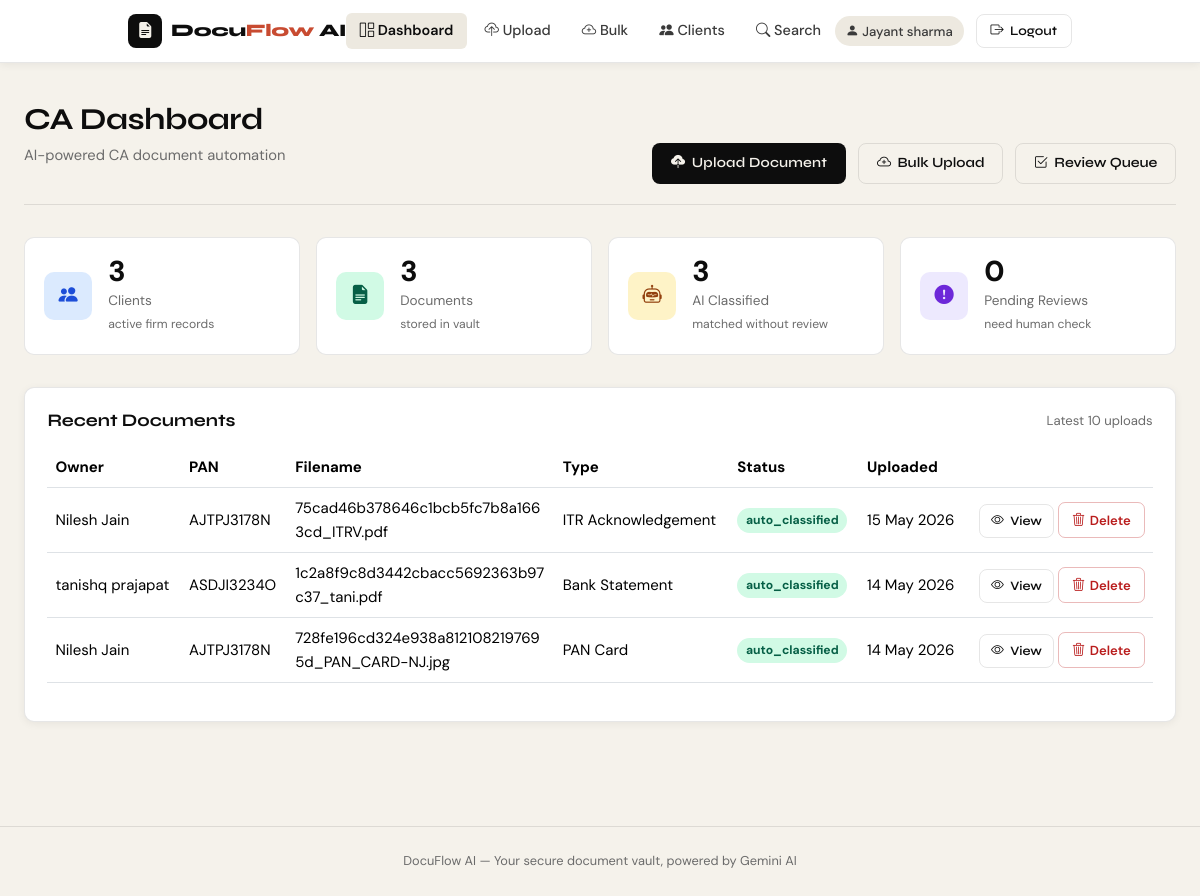
The app's page /dashboard (signed in) with its own data.
### app/models/document.py (models this page shows)
class Document(db.Model):
    __tablename__ = "documents"
    id = db.Column(
        db.Integer,
        primary_key=True
    )
    firm_id = db.Column(
        db.Integer,
        db.ForeignKey("firms.id"),
        nullable=False
    )
    client_id = db.Column(
        db.Integer,
        db.ForeignKey("clients.id")
    )
    uploaded_by = db.Column(
        db.Integer,
        db.ForeignKey("users.id")
    )
    filename = db.Column(
        db.String(255),
        nullable=False
    )
    document_type = db.Column(
        db.String(100)
    )
    assessment_year = db.Column(
        db.String(20)
    )
    confidence_score = db.Column(
        db.Float
    )
    status = db.Column(
        db.String(50),
        default="pending_review"
    )
    extracted_text = db.Column(
        db.Text
    )
    extracted_json = db.Column(
        db.JSON
    )
    google_drive_file_id = db.Column(
        db.String(255)
    )
    uploaded_at = db.Column(
        db.DateTime,
        server_default=db.func.now()
    )

### app/models/client.py (models this page shows)
class Client(db.Model):
    __tablename__ = "clients"
    id = db.Column(
        db.Integer,
        primary_key=True
    )
    firm_id = db.Column(
        db.Integer,
        db.ForeignKey("firms.id"),
        nullable=False
    )
    client_name = db.Column(
        db.String(255),
        nullable=False
    )
    mobile = db.Column(
        db.String(20)
    )
    email = db.Column(
        db.String(255)
    )
    pan_number = db.Column(
        db.String(20),
        nullable=False
    )
    aadhaar_number = db.Column(
        db.String(20)
    )
    created_at = db.Column(
        db.DateTime,
        server_default=db.func.now()
    )
    client_type = db.Column(
    db.String(50)
)
    is_primary_personal = db.Column(
    db.Boolean,
    default=False
)
    is_active = db.Column(
    db.Boolean,
    default=True,
    nullable=False
)
    google_drive_folder_id = db.Column(
    db.String(255)
)

### app/routes/documents.py (the view)
@documents_bp.route("/dashboard")
@login_required
def dashboard():
    firm_id = session["firm_id"]
    total_clients = Client.query.filter_by(firm_id=firm_id).count()
    total_documents = Document.query.filter_by(firm_id=firm_id).count()
    pending_reviews = Document.query.filter_by(
        firm_id=firm_id, status="pending_review"
    ).count()
    ai_classified = Document.query.filter_by(
        firm_id=firm_id, status="auto_classified"
    ).count()
    documents = (
        db.session.query(
            Document,
            Client.client_name,
            Client.pan_number,
        )
        .outerjoin(Client, Document.client_id == Client.id)
        .filter(Document.firm_id == firm_id)
        .order_by(Document.uploaded_at.desc())
        .limit(10)
        .all()
    )
    return render_template(
        "dashboard.html",
        total_clients=total_clients,
        total_documents=total_documents,
        pending_reviews=pending_reviews,
        ai_classified=ai_classified,
        documents=documents,
    )

### app/utils/access_control.py (called while the page is built, shortened)
def login_required(f):
    @wraps(f)
    def decorated(*args, **kwargs):
        if "user_id" not in session:
            return redirect(url_for("auth.login"))
        return f(*args, **kwargs)
    return decorated

### app/templates/dashboard.html (shortened to what this page needs)
{% extends "base.html" %}
{% block content %}
<div class="page-header">
  <div>
    <h1>CA Dashboard</h1>
    <p class="subtitle">AI-powered CA document automation</p>
  </div>
  <div class="dashboard-actions">
    <a href="{{ url_for('documents.upload') }}" class="btn-primary-custom">
      <i class="bi bi-cloud-upload-fill"></i> Upload Document
    </a>
    <a href="{{ url_for('documents.bulk_upload') }}" class="btn-outline-custom">
      <i class="bi bi-cloud-plus"></i> Bulk Upload
    </a>
    <a href="{{ url_for('documents.review_queue') }}" class="btn-outline-custom">
      <i class="bi bi-check2-square"></i> Review Queue
    </a>
  </div>
</div>
<div class="stats-row">
  <div class="stat-card">
    <div class="stat-icon blue"><i class="bi bi-people-fill"></i></div>
    <div>
      <div class="stat-val">{{ total_clients }}</div>
      <div class="stat-label">Clients</div>
      <div class="stat-note">active firm records</div>
    </div>
  </div>
  <div class="stat-card">
    <div class="stat-icon green"><i class="bi bi-file-earmark-text-fill"></i></div>
    <div>
      <div class="stat-val">{{ total_documents }}</div>
      <div class="stat-label">Documents</div>
      <div class="stat-note">stored in vault</div>
    </div>
  </div>
  <div class="stat-card">
    <div class="stat-icon amber"><i class="bi bi-robot"></i></div>
    <div>
      <div class="stat-val">{{ ai_classified }}</div>
      <div class="stat-label">AI Classified</div>
      <div class="stat-note">matched without review</div>
    </div>
  </div>
  <div class="stat-card">
    <div class="stat-icon purple"><i class="bi bi-exclamation-circle-fill"></i></div>
    <div>
      <div class="stat-val">{{ pending_reviews }}</div>
      <div class="stat-label">Pending Reviews</div>
      <div class="stat-note">need human check</div>
    </div>
  </div>
</div>
<div class="card-custom">
  <div class="card-body">
    <div class="d-flex align-items-center justify-content-between gap-3 mb-3 flex-wrap">
      <h3 style="font-size:1.1rem;margin:0;">Recent Documents</h3>
      <span class="text-muted-custom" style="font-size:0.82rem;">Latest 10 uploads</span>
    </div>
    {% if documents %}
    <div class="table-responsive">
      <table class="table align-middle">
        <thead>
          <tr>
            <th>Owner</th>
            <th>PAN</th>
            <th>Filename</th>
            <th>Type</th>
            <th>Status</th>
            <th>Uploaded</th>
            <th></th>
          </tr>
        </thead>
        <tbody>
          {% for doc, client_name, pan_number in documents %}
          <tr>
            <td>{{ client_name or "Unlinked" }}</td>
            <td>{{ pan_number or "-" }}</td>
            <td class="filename-cell" title="{{ doc.filename }}">{{ doc.filename }}</td>
            <td>{{ doc.document_type or "Unknown" }}</td>
            <td><span class="status-pill {{ doc.status }}">{{ doc.status or "-" }}</span></td>
            <td>{{ doc.uploaded_at.strftime('%d %b %Y') if doc.uploaded_at else "-" }}</td>
            <td class="text-end">
              <a href="{{ url_for('documents.view_document', doc_id=doc.id) }}" class="btn-outline-custom" style="padding:0.35rem 0.7rem;font-size:0.8rem;">
                <i class="bi bi-eye"></i> View
              </a>
              <form method="POST"
                    action="{{ url_for('documents.delete_document', doc_id=doc.id) }}"
                    style="display:inline;"
                    onsubmit="return confirm('Delete this document?');">
                <button type="submit" class="btn-danger-custom" aria-label="Delete document">
                  <i class="bi bi-trash3"></i> Delete
                </button>
              </form>
            </td>
          </tr>
          {% endfor %}
        </tbody>
      </table>
    </div>
    {% else %}
    <div class="empty-state">
      <div class="empty-icon"><i class="bi bi-folder2-open"></i></div>
      <h3>No documents uploaded yet</h3>
      <p>Upload a document to start AI classification.</p>
    </div>
    {% endif %}
  </div>
</div>
{% endblock %}

### app/templates/base.html (shortened to what this page needs)
<!DOCTYPE html>
<html lang="en">
<head>
  <link href="https://cdn.jsdelivr.net/npm/bootstrap@5.3.3/dist/css/bootstrap.min.css" rel="stylesheet" />
  <link href="https://cdn.jsdelivr.net/npm/bootstrap-icons@1.11.3/font/bootstrap-icons.css" rel="stylesheet" />
  <link rel="stylesheet" href="{{ url_for('static', filename='css/style.css') }}" />
</head>
<body>
  <nav class="navbar">
    <div class="navbar-inner">
      <a class="brand" href="{{ url_for('documents.dashboard') if session.get('user_id') else url_for('auth.login') }}">
        <div class="brand-icon"><i class="bi bi-file-earmark-text-fill"></i></div>
        <span class="brand-text">Docu<span>Flow</span> AI</span>
      </a>
      {% if session.get('user_id') %}
      <div class="nav-links">
        {% if session.role == 'super_admin' %}
        <a href="{{ url_for('admin.super_admin_dashboard') }}"
           class="{{ 'active' if request.endpoint == 'admin.super_admin_dashboard' }}">
          <i class="bi bi-speedometer2"></i> Admin
        </a>
        <a href="{{ url_for('admin.org_list') }}"
           class="{{ 'active' if request.endpoint == 'admin.org_list' }}">
          <i class="bi bi-building"></i> Firms
        </a>
        <a href="{{ url_for('admin.user_list') }}"
           class="{{ 'active' if request.endpoint == 'admin.user_list' }}">
          <i class="bi bi-people"></i> Users
        </a>
        {% else %}
        <a href="{{ url_for('documents.dashboard') }}"
           class="{{ 'active' if request.endpoint == 'documents.dashboard' }}">
          <i class="bi bi-grid-1x2"></i> Dashboard
        </a>
        <a href="{{ url_for('documents.upload') }}"
           class="{{ 'active' if request.endpoint == 'documents.upload' }}">
          <i class="bi bi-cloud-upload"></i> Upload
        </a>
        <a href="{{ url_for('documents.bulk_upload') }}"
           class="{{ 'active' if request.endpoint == 'documents.bulk_upload' }}">
          <i class="bi bi-cloud-plus"></i> Bulk
        </a>
        {% if session.role in ['firm_admin', 'staff'] %}
        <a href="{{ url_for('clients.client_list') }}"
           class="{{ 'active' if request.endpoint and request.endpoint.startswith('clients.') }}">
          <i class="bi bi-people-fill"></i> Clients
        </a>
        {% endif %}
        {% endif %}
        <a href="{{ url_for('search.search') }}"
           class="{{ 'active' if request.endpoint == 'search.search' }}">
          <i class="bi bi-search"></i> Search
        </a>
      </div>
      <div class="nav-user">
        <span class="user-chip"><i class="bi bi-person-fill"></i> {{ session.full_name }}</span>
        <a href="{{ url_for('auth.logout') }}" class="btn-outline-custom" style="padding:0.35rem 0.85rem;font-size:0.82rem;">
          <i class="bi bi-box-arrow-right"></i> Logout
        </a>
      </div>
      {% endif %}
    </div>
  </nav>
  <main class="main-content">
    {% block content %}{% endblock %}
  </main>
  <footer>
    <span>DocuFlow AI &mdash; Your secure document vault, powered by Gemini AI</span>
  </footer>
</body>
</html>

### static/css/style.css (style rules this page uses)
html { scroll-behavior: smooth; }

### app/templates/base.html (style rules this page uses)
:root { --ink: #0d0d0d; --ink-mid: #3a3a3a; --ink-soft: #6b6b6b; --paper: #f5f2eb; --paper-alt: #ede9e0; --accent: #c84b31; --accent-2: #2d6a4f; --accent-3: #e8b64b; --surface: #ffffff; --border: rgba(13,13,13,0.10); --shadow-sm: 0 2px 8px rgba(13,13,13,0.06); --shadow-md: 0 6px 24px rgba(13,13,13,0.10); --radius: 10px; --font-display: 'Syne', sans-serif; --font-body: 'DM Sans', sans-serif; }
*, *::before, *::after { box-sizing: border-box; margin: 0; padding: 0; }
body { font-family: var(--font-body); background-color: var(--paper); color: var(--ink); min-height: 100vh; font-size: 15px; line-height: 1.6; }
h1, h2, h3, h4, h5, h6 { font-family: var(--font-display); font-weight: 700; }
a { color: var(--accent); text-decoration: none; }
.navbar { background: var(--surface); border-bottom: 1.5px solid var(--border); padding: 0 0; position: sticky; top: 0; z-index: 1000; box-shadow: var(--shadow-sm); }
.navbar-inner { max-width: 1200px; margin: 0 auto; padding: 0 1.5rem; height: 62px; display: flex; align-items: center; justify-content: space-between; }
.brand { display: flex; align-items: center; gap: 0.55rem; text-decoration: none; }
.brand-icon { width: 34px; height: 34px; background: var(--ink); border-radius: 8px; display: flex; align-items: center; justify-content: center; color: var(--paper); font-size: 16px; flex-shrink: 0; }
.brand-text { font-family: var(--font-display); font-weight: 800; font-size: 1.1rem; color: var(--ink); letter-spacing: -0.3px; }
.brand-text span { color: var(--accent); }
.nav-links { display: flex; align-items: center; gap: 0.25rem; flex-wrap: wrap; justify-content: center; }
.nav-links a { font-family: var(--font-body); font-weight: 500; font-size: 0.9rem; color: var(--ink-mid); padding: 0.4rem 0.85rem; border-radius: 6px; transition: background 0.15s, color 0.15s; text-decoration: none; }
.nav-links a.active { background: var(--paper-alt); color: var(--ink); font-weight: 600; }
.nav-user { display: flex; align-items: center; gap: 0.75rem; }
.user-chip { font-size: 0.82rem; font-weight: 500; color: var(--ink-mid); background: var(--paper-alt); padding: 0.3rem 0.7rem; border-radius: 20px; }
.btn-primary-custom { background: var(--ink); color: var(--paper); border: none; padding: 0.55rem 1.2rem; border-radius: 8px; font-family: var(--font-display); font-weight: 600; font-size: 0.88rem; letter-spacing: 0.2px; cursor: pointer; transition: background 0.15s, transform 0.1s; display: inline-flex; align-items: center; gap: 0.4rem; text-decoration: none; }
.btn-outline-custom { background: transparent; color: var(--ink); border: 1.5px solid var(--border); padding: 0.5rem 1.1rem; border-radius: 8px; font-family: var(--font-display); font-weight: 600; font-size: 0.88rem; cursor: pointer; transition: border-color 0.15s, background 0.15s; display: inline-flex; align-items: center; gap: 0.4rem; text-decoration: none; }
.btn-danger-custom { background: transparent; color: #b91c1c; border: 1.5px solid rgba(185,28,28,0.3); padding: 0.38rem 0.8rem; border-radius: 7px; font-size: 0.82rem; font-weight: 600; cursor: pointer; transition: background 0.15s; display: inline-flex; align-items: center; gap: 0.3rem; }
.main-content { max-width: 1200px; margin: 0 auto; padding: 2.5rem 1.5rem; }
.page-header { margin-bottom: 2rem; padding-bottom: 1.25rem; border-bottom: 1.5px solid var(--border); display: flex; align-items: flex-end; justify-content: space-between; gap: 1rem; flex-wrap: wrap; }
.page-header h1 { font-size: 1.9rem; letter-spacing: -0.5px; line-height: 1.1; }
.page-header .subtitle { color: var(--ink-soft); font-size: 0.92rem; margin-top: 0.2rem; }
.card-custom { background: var(--surface); border: 1.5px solid var(--border); border-radius: var(--radius); box-shadow: var(--shadow-sm); overflow: hidden; transition: box-shadow 0.2s, transform 0.2s; }
.card-body { padding: 1.4rem; }
footer { border-top: 1.5px solid var(--border); padding: 1.5rem; text-align: center; font-size: 0.8rem; color: var(--ink-soft); margin-top: 4rem; }
.text-muted-custom { color: var(--ink-soft); }

### records on screen
Document: client_name "Nilesh Jain", pan_number "AJTPJ3178N", filename "75cad46b378646c1bcb5fc7b8a1663cd_ITRV.pdf", document_type "ITR Acknowledgement", status "auto_classified", uploaded_at "15 May 2026"
Document: client_name "tanishq prajapat", pan_number "ASDJI3234O", filename "1c2a8f9c8d3442cbacc5692363b97c37_tani.pdf", document_type "Bank Statement", status "auto_classified", uploaded_at "14 May 2026"
Document: client_name "Nilesh Jain", pan_number "AJTPJ3178N", filename "728fe196cd324e938a8121082197695d_PAN_CARD-NJ.jpg", document_type "PAN Card", status "auto_classified", uploaded_at "14 May 2026"

### other values on screen
{{ session.full_name }} "Jayant sharma"
{{ total_clients }} "3"
{{ total_documents }} "3"
{{ ai_classified }} "3"
{{ pending_reviews }} "0"
